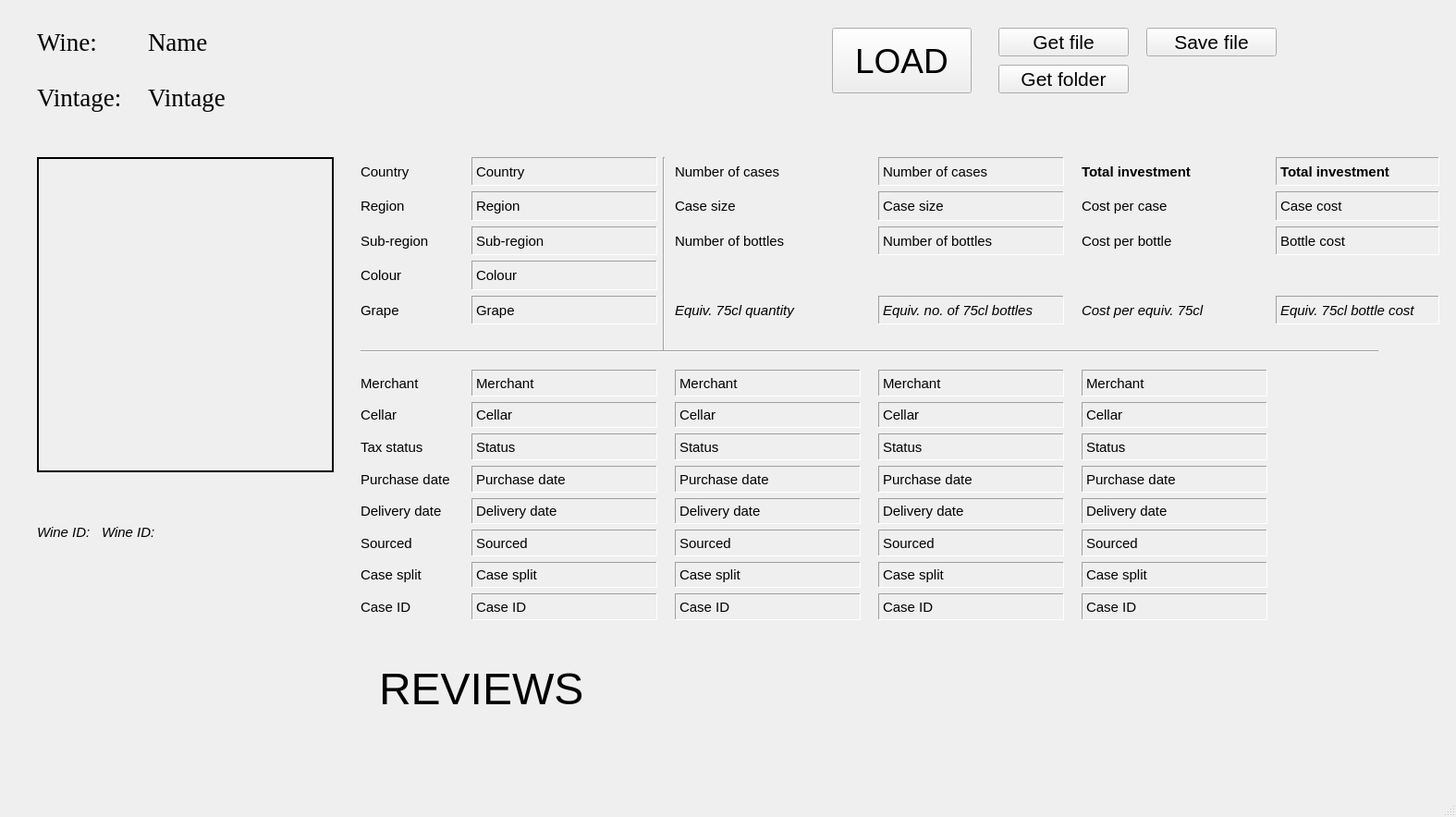
<?xml version="1.0" encoding="UTF-8"?>
<ui version="4.0">
 <class>MainWindow</class>
 <widget class="QMainWindow" name="MainWindow">
  <property name="geometry">
   <rect>
    <x>0</x>
    <y>0</y>
    <width>1575</width>
    <height>884</height>
   </rect>
  </property>
  <property name="windowTitle">
   <string>MainWindow</string>
  </property>
  <widget class="QWidget" name="centralwidget">
   <widget class="QLabel" name="label">
    <property name="geometry">
     <rect>
      <x>40</x>
      <y>20</y>
      <width>101</width>
      <height>51</height>
     </rect>
    </property>
    <property name="font">
     <font>
      <family>Georgia</family>
      <pointsize>20</pointsize>
     </font>
    </property>
    <property name="text">
     <string>Wine:</string>
    </property>
   </widget>
   <widget class="QWidget" name="verticalLayoutWidget">
    <property name="geometry">
     <rect>
      <x>390</x>
      <y>170</y>
      <width>111</width>
      <height>181</height>
     </rect>
    </property>
    <property name="font">
     <font>
      <pointsize>11</pointsize>
     </font>
    </property>
    <layout class="QVBoxLayout" name="verticalLayout">
     <item>
      <widget class="QLabel" name="label_3">
       <property name="font">
        <font>
         <family>Arial</family>
         <pointsize>11</pointsize>
        </font>
       </property>
       <property name="text">
        <string>Country</string>
       </property>
      </widget>
     </item>
     <item>
      <widget class="QLabel" name="label_4">
       <property name="font">
        <font>
         <family>Arial</family>
         <pointsize>11</pointsize>
        </font>
       </property>
       <property name="text">
        <string>Region</string>
       </property>
      </widget>
     </item>
     <item>
      <widget class="QLabel" name="label_5">
       <property name="font">
        <font>
         <family>Arial</family>
         <pointsize>11</pointsize>
        </font>
       </property>
       <property name="text">
        <string>Sub-region</string>
       </property>
      </widget>
     </item>
     <item>
      <widget class="QLabel" name="label_7">
       <property name="font">
        <font>
         <family>Arial</family>
         <pointsize>11</pointsize>
        </font>
       </property>
       <property name="text">
        <string>Colour</string>
       </property>
      </widget>
     </item>
     <item>
      <widget class="QLabel" name="label_2">
       <property name="font">
        <font>
         <family>Arial</family>
         <pointsize>11</pointsize>
        </font>
       </property>
       <property name="text">
        <string>Grape</string>
       </property>
      </widget>
     </item>
    </layout>
   </widget>
   <widget class="QLabel" name="label_10">
    <property name="geometry">
     <rect>
      <x>40</x>
      <y>80</y>
      <width>111</width>
      <height>51</height>
     </rect>
    </property>
    <property name="font">
     <font>
      <family>Georgia</family>
      <pointsize>20</pointsize>
     </font>
    </property>
    <property name="text">
     <string>Vintage:</string>
    </property>
   </widget>
   <widget class="QWidget" name="verticalLayoutWidget_2">
    <property name="geometry">
     <rect>
      <x>390</x>
      <y>400</y>
      <width>111</width>
      <height>271</height>
     </rect>
    </property>
    <property name="font">
     <font>
      <pointsize>11</pointsize>
     </font>
    </property>
    <layout class="QVBoxLayout" name="verticalLayout_2">
     <item>
      <widget class="QLabel" name="label_17">
       <property name="font">
        <font>
         <family>Arial</family>
         <pointsize>11</pointsize>
        </font>
       </property>
       <property name="text">
        <string>Merchant</string>
       </property>
      </widget>
     </item>
     <item>
      <widget class="QLabel" name="label_18">
       <property name="font">
        <font>
         <family>Arial</family>
         <pointsize>11</pointsize>
        </font>
       </property>
       <property name="frameShape">
        <enum>QFrame::NoFrame</enum>
       </property>
       <property name="frameShadow">
        <enum>QFrame::Plain</enum>
       </property>
       <property name="text">
        <string>Cellar</string>
       </property>
      </widget>
     </item>
     <item>
      <widget class="QLabel" name="label_19">
       <property name="font">
        <font>
         <family>Arial</family>
         <pointsize>11</pointsize>
        </font>
       </property>
       <property name="text">
        <string>Tax status</string>
       </property>
      </widget>
     </item>
     <item>
      <widget class="QLabel" name="label_15">
       <property name="font">
        <font>
         <family>Arial</family>
         <pointsize>11</pointsize>
        </font>
       </property>
       <property name="text">
        <string>Purchase date</string>
       </property>
      </widget>
     </item>
     <item>
      <widget class="QLabel" name="label_16">
       <property name="font">
        <font>
         <family>Arial</family>
         <pointsize>11</pointsize>
        </font>
       </property>
       <property name="text">
        <string>Delivery date</string>
       </property>
      </widget>
     </item>
     <item>
      <widget class="QLabel" name="label_14">
       <property name="font">
        <font>
         <family>Arial</family>
         <pointsize>11</pointsize>
        </font>
       </property>
       <property name="text">
        <string>Sourced</string>
       </property>
      </widget>
     </item>
     <item>
      <widget class="QLabel" name="label_13">
       <property name="font">
        <font>
         <family>Arial</family>
         <pointsize>11</pointsize>
        </font>
       </property>
       <property name="text">
        <string>Case split</string>
       </property>
      </widget>
     </item>
     <item>
      <widget class="QLabel" name="label_20">
       <property name="font">
        <font>
         <family>Arial</family>
         <pointsize>11</pointsize>
        </font>
       </property>
       <property name="text">
        <string>Case ID</string>
       </property>
      </widget>
     </item>
    </layout>
   </widget>
   <widget class="QWidget" name="verticalLayoutWidget_3">
    <property name="geometry">
     <rect>
      <x>510</x>
      <y>400</y>
      <width>201</width>
      <height>271</height>
     </rect>
    </property>
    <property name="font">
     <font>
      <pointsize>11</pointsize>
     </font>
    </property>
    <layout class="QVBoxLayout" name="verticalLayout_3">
     <item>
      <widget class="QLabel" name="merchantlabel">
       <property name="font">
        <font>
         <family>Arial</family>
         <pointsize>11</pointsize>
        </font>
       </property>
       <property name="frameShape">
        <enum>QFrame::Panel</enum>
       </property>
       <property name="frameShadow">
        <enum>QFrame::Sunken</enum>
       </property>
       <property name="text">
        <string>Merchant</string>
       </property>
      </widget>
     </item>
     <item>
      <widget class="QLabel" name="cellarlabel">
       <property name="font">
        <font>
         <family>Arial</family>
         <pointsize>11</pointsize>
        </font>
       </property>
       <property name="frameShape">
        <enum>QFrame::Panel</enum>
       </property>
       <property name="frameShadow">
        <enum>QFrame::Sunken</enum>
       </property>
       <property name="text">
        <string>Cellar</string>
       </property>
      </widget>
     </item>
     <item>
      <widget class="QLabel" name="statuslabel">
       <property name="font">
        <font>
         <family>Arial</family>
         <pointsize>11</pointsize>
        </font>
       </property>
       <property name="frameShape">
        <enum>QFrame::Panel</enum>
       </property>
       <property name="frameShadow">
        <enum>QFrame::Sunken</enum>
       </property>
       <property name="text">
        <string>Status</string>
       </property>
      </widget>
     </item>
     <item>
      <widget class="QLabel" name="merchantlabel_2">
       <property name="font">
        <font>
         <family>Arial</family>
         <pointsize>11</pointsize>
        </font>
       </property>
       <property name="frameShape">
        <enum>QFrame::Panel</enum>
       </property>
       <property name="frameShadow">
        <enum>QFrame::Sunken</enum>
       </property>
       <property name="text">
        <string>Purchase date</string>
       </property>
      </widget>
     </item>
     <item>
      <widget class="QLabel" name="statuslabel_2">
       <property name="font">
        <font>
         <family>Arial</family>
         <pointsize>11</pointsize>
        </font>
       </property>
       <property name="frameShape">
        <enum>QFrame::Panel</enum>
       </property>
       <property name="frameShadow">
        <enum>QFrame::Sunken</enum>
       </property>
       <property name="text">
        <string>Delivery date</string>
       </property>
      </widget>
     </item>
     <item>
      <widget class="QLabel" name="label_31">
       <property name="font">
        <font>
         <family>Arial</family>
         <pointsize>11</pointsize>
        </font>
       </property>
       <property name="frameShape">
        <enum>QFrame::Panel</enum>
       </property>
       <property name="frameShadow">
        <enum>QFrame::Sunken</enum>
       </property>
       <property name="text">
        <string>Sourced</string>
       </property>
      </widget>
     </item>
     <item>
      <widget class="QLabel" name="label_30">
       <property name="font">
        <font>
         <family>Arial</family>
         <pointsize>11</pointsize>
        </font>
       </property>
       <property name="frameShape">
        <enum>QFrame::Panel</enum>
       </property>
       <property name="frameShadow">
        <enum>QFrame::Sunken</enum>
       </property>
       <property name="text">
        <string>Case split</string>
       </property>
      </widget>
     </item>
     <item>
      <widget class="QLabel" name="cellarlabel_2">
       <property name="font">
        <font>
         <family>Arial</family>
         <pointsize>11</pointsize>
        </font>
       </property>
       <property name="frameShape">
        <enum>QFrame::Panel</enum>
       </property>
       <property name="frameShadow">
        <enum>QFrame::Sunken</enum>
       </property>
       <property name="text">
        <string>Case ID</string>
       </property>
      </widget>
     </item>
    </layout>
   </widget>
   <widget class="QWidget" name="verticalLayoutWidget_4">
    <property name="geometry">
     <rect>
      <x>510</x>
      <y>170</y>
      <width>201</width>
      <height>181</height>
     </rect>
    </property>
    <property name="font">
     <font>
      <pointsize>11</pointsize>
     </font>
    </property>
    <layout class="QVBoxLayout" name="verticalLayout_4">
     <item>
      <widget class="QLabel" name="countrylabel">
       <property name="font">
        <font>
         <family>Arial</family>
         <pointsize>11</pointsize>
        </font>
       </property>
       <property name="frameShape">
        <enum>QFrame::Panel</enum>
       </property>
       <property name="frameShadow">
        <enum>QFrame::Sunken</enum>
       </property>
       <property name="text">
        <string>Country</string>
       </property>
      </widget>
     </item>
     <item>
      <widget class="QLabel" name="regionlabel">
       <property name="font">
        <font>
         <family>Arial</family>
         <pointsize>11</pointsize>
        </font>
       </property>
       <property name="frameShape">
        <enum>QFrame::Panel</enum>
       </property>
       <property name="frameShadow">
        <enum>QFrame::Sunken</enum>
       </property>
       <property name="text">
        <string>Region</string>
       </property>
      </widget>
     </item>
     <item>
      <widget class="QLabel" name="subregionlabel">
       <property name="font">
        <font>
         <family>Arial</family>
         <pointsize>11</pointsize>
        </font>
       </property>
       <property name="frameShape">
        <enum>QFrame::Panel</enum>
       </property>
       <property name="frameShadow">
        <enum>QFrame::Sunken</enum>
       </property>
       <property name="text">
        <string>Sub-region</string>
       </property>
      </widget>
     </item>
     <item>
      <widget class="QLabel" name="colourlabel">
       <property name="font">
        <font>
         <family>Arial</family>
         <pointsize>11</pointsize>
        </font>
       </property>
       <property name="frameShape">
        <enum>QFrame::Panel</enum>
       </property>
       <property name="frameShadow">
        <enum>QFrame::Sunken</enum>
       </property>
       <property name="text">
        <string>Colour</string>
       </property>
      </widget>
     </item>
     <item>
      <widget class="QLabel" name="grapelabel">
       <property name="font">
        <font>
         <family>Arial</family>
         <pointsize>11</pointsize>
        </font>
       </property>
       <property name="frameShape">
        <enum>QFrame::Panel</enum>
       </property>
       <property name="frameShadow">
        <enum>QFrame::Sunken</enum>
       </property>
       <property name="text">
        <string>Grape</string>
       </property>
      </widget>
     </item>
    </layout>
   </widget>
   <widget class="QLabel" name="picture">
    <property name="geometry">
     <rect>
      <x>40</x>
      <y>170</y>
      <width>321</width>
      <height>341</height>
     </rect>
    </property>
    <property name="frameShape">
     <enum>QFrame::WinPanel</enum>
    </property>
    <property name="text">
     <string/>
    </property>
    <property name="alignment">
     <set>Qt::AlignCenter</set>
    </property>
   </widget>
   <widget class="QLabel" name="winenamelabel">
    <property name="geometry">
     <rect>
      <x>160</x>
      <y>20</y>
      <width>661</width>
      <height>51</height>
     </rect>
    </property>
    <property name="font">
     <font>
      <family>Georgia</family>
      <pointsize>20</pointsize>
     </font>
    </property>
    <property name="text">
     <string>Name</string>
    </property>
   </widget>
   <widget class="QLabel" name="vintagelabel">
    <property name="geometry">
     <rect>
      <x>160</x>
      <y>80</y>
      <width>191</width>
      <height>51</height>
     </rect>
    </property>
    <property name="font">
     <font>
      <family>Georgia</family>
      <pointsize>20</pointsize>
     </font>
    </property>
    <property name="text">
     <string>Vintage</string>
    </property>
   </widget>
   <widget class="QPushButton" name="loadbutton">
    <property name="geometry">
     <rect>
      <x>900</x>
      <y>30</y>
      <width>151</width>
      <height>71</height>
     </rect>
    </property>
    <property name="font">
     <font>
      <pointsize>28</pointsize>
     </font>
    </property>
    <property name="text">
     <string>LOAD</string>
    </property>
    <property name="flat">
     <bool>false</bool>
    </property>
   </widget>
   <widget class="QWidget" name="verticalLayoutWidget_5">
    <property name="geometry">
     <rect>
      <x>730</x>
      <y>170</y>
      <width>201</width>
      <height>181</height>
     </rect>
    </property>
    <layout class="QVBoxLayout" name="verticalLayout_5">
     <item>
      <widget class="QLabel" name="label_8">
       <property name="font">
        <font>
         <family>Arial</family>
         <pointsize>11</pointsize>
        </font>
       </property>
       <property name="text">
        <string>Number of cases</string>
       </property>
      </widget>
     </item>
     <item>
      <widget class="QLabel" name="label_6">
       <property name="font">
        <font>
         <family>Arial</family>
         <pointsize>11</pointsize>
        </font>
       </property>
       <property name="text">
        <string>Case size</string>
       </property>
      </widget>
     </item>
     <item>
      <widget class="QLabel" name="label_11">
       <property name="font">
        <font>
         <family>Arial</family>
         <pointsize>11</pointsize>
        </font>
       </property>
       <property name="text">
        <string>Number of bottles</string>
       </property>
      </widget>
     </item>
     <item>
      <widget class="QLabel" name="label_27">
       <property name="font">
        <font>
         <family>Arial</family>
         <pointsize>11</pointsize>
         <italic>true</italic>
        </font>
       </property>
       <property name="text">
        <string/>
       </property>
      </widget>
     </item>
     <item>
      <widget class="QLabel" name="label_21">
       <property name="font">
        <font>
         <family>Arial</family>
         <pointsize>11</pointsize>
         <italic>true</italic>
        </font>
       </property>
       <property name="text">
        <string>Equiv. 75cl quantity</string>
       </property>
      </widget>
     </item>
    </layout>
   </widget>
   <widget class="QLabel" name="label_9">
    <property name="geometry">
     <rect>
      <x>40</x>
      <y>560</y>
      <width>71</width>
      <height>31</height>
     </rect>
    </property>
    <property name="font">
     <font>
      <family>Arial</family>
      <pointsize>11</pointsize>
      <italic>true</italic>
     </font>
    </property>
    <property name="text">
     <string>Wine ID:</string>
    </property>
   </widget>
   <widget class="QPushButton" name="getfilebutton">
    <property name="geometry">
     <rect>
      <x>1080</x>
      <y>30</y>
      <width>141</width>
      <height>31</height>
     </rect>
    </property>
    <property name="font">
     <font>
      <pointsize>16</pointsize>
     </font>
    </property>
    <property name="text">
     <string>Get file</string>
    </property>
    <property name="flat">
     <bool>false</bool>
    </property>
   </widget>
   <widget class="QPushButton" name="getfolderbutton">
    <property name="geometry">
     <rect>
      <x>1080</x>
      <y>70</y>
      <width>141</width>
      <height>31</height>
     </rect>
    </property>
    <property name="font">
     <font>
      <pointsize>16</pointsize>
     </font>
    </property>
    <property name="text">
     <string>Get folder</string>
    </property>
    <property name="flat">
     <bool>false</bool>
    </property>
   </widget>
   <widget class="QPushButton" name="savefilebutton">
    <property name="geometry">
     <rect>
      <x>1240</x>
      <y>30</y>
      <width>141</width>
      <height>31</height>
     </rect>
    </property>
    <property name="font">
     <font>
      <pointsize>16</pointsize>
     </font>
    </property>
    <property name="text">
     <string>Save file</string>
    </property>
    <property name="flat">
     <bool>false</bool>
    </property>
   </widget>
   <widget class="QLabel" name="wineIDlabel">
    <property name="geometry">
     <rect>
      <x>110</x>
      <y>560</y>
      <width>151</width>
      <height>31</height>
     </rect>
    </property>
    <property name="font">
     <font>
      <family>Arial</family>
      <pointsize>11</pointsize>
      <italic>true</italic>
     </font>
    </property>
    <property name="text">
     <string>Wine ID:</string>
    </property>
   </widget>
   <widget class="QWidget" name="verticalLayoutWidget_8">
    <property name="geometry">
     <rect>
      <x>950</x>
      <y>170</y>
      <width>201</width>
      <height>181</height>
     </rect>
    </property>
    <layout class="QVBoxLayout" name="verticalLayout_8">
     <item>
      <widget class="QLabel" name="caseqtylabel">
       <property name="font">
        <font>
         <family>Arial</family>
         <pointsize>11</pointsize>
        </font>
       </property>
       <property name="frameShape">
        <enum>QFrame::Panel</enum>
       </property>
       <property name="frameShadow">
        <enum>QFrame::Sunken</enum>
       </property>
       <property name="text">
        <string>Number of cases</string>
       </property>
      </widget>
     </item>
     <item>
      <widget class="QLabel" name="casesizelabel">
       <property name="font">
        <font>
         <family>Arial</family>
         <pointsize>11</pointsize>
        </font>
       </property>
       <property name="frameShape">
        <enum>QFrame::Panel</enum>
       </property>
       <property name="frameShadow">
        <enum>QFrame::Sunken</enum>
       </property>
       <property name="text">
        <string>Case size</string>
       </property>
      </widget>
     </item>
     <item>
      <widget class="QLabel" name="bottleqtylabel">
       <property name="font">
        <font>
         <family>Arial</family>
         <pointsize>11</pointsize>
        </font>
       </property>
       <property name="frameShape">
        <enum>QFrame::Panel</enum>
       </property>
       <property name="frameShadow">
        <enum>QFrame::Sunken</enum>
       </property>
       <property name="text">
        <string>Number of bottles</string>
       </property>
      </widget>
     </item>
     <item>
      <widget class="QLabel" name="equiv75cl">
       <property name="font">
        <font>
         <family>Arial</family>
         <pointsize>11</pointsize>
        </font>
       </property>
       <property name="text">
        <string/>
       </property>
      </widget>
     </item>
     <item>
      <widget class="QLabel" name="equiv75clbottleqtylabel">
       <property name="font">
        <font>
         <family>Arial</family>
         <pointsize>11</pointsize>
         <italic>true</italic>
        </font>
       </property>
       <property name="frameShape">
        <enum>QFrame::Panel</enum>
       </property>
       <property name="frameShadow">
        <enum>QFrame::Sunken</enum>
       </property>
       <property name="text">
        <string>Equiv. no. of 75cl bottles</string>
       </property>
      </widget>
     </item>
    </layout>
   </widget>
   <widget class="QLabel" name="label_23">
    <property name="geometry">
     <rect>
      <x>410</x>
      <y>710</y>
      <width>251</width>
      <height>71</height>
     </rect>
    </property>
    <property name="font">
     <font>
      <pointsize>36</pointsize>
     </font>
    </property>
    <property name="text">
     <string>REVIEWS</string>
    </property>
   </widget>
   <widget class="Line" name="line">
    <property name="geometry">
     <rect>
      <x>710</x>
      <y>170</y>
      <width>16</width>
      <height>211</height>
     </rect>
    </property>
    <property name="orientation">
     <enum>Qt::Vertical</enum>
    </property>
   </widget>
   <widget class="Line" name="line_2">
    <property name="geometry">
     <rect>
      <x>390</x>
      <y>370</y>
      <width>1101</width>
      <height>20</height>
     </rect>
    </property>
    <property name="orientation">
     <enum>Qt::Horizontal</enum>
    </property>
   </widget>
   <widget class="QWidget" name="verticalLayoutWidget_13">
    <property name="geometry">
     <rect>
      <x>1380</x>
      <y>170</y>
      <width>177</width>
      <height>181</height>
     </rect>
    </property>
    <layout class="QVBoxLayout" name="verticalLayout_13">
     <item>
      <widget class="QLabel" name="caseqtylabel_2">
       <property name="font">
        <font>
         <family>Arial</family>
         <pointsize>11</pointsize>
         <weight>75</weight>
         <bold>true</bold>
        </font>
       </property>
       <property name="frameShape">
        <enum>QFrame::Panel</enum>
       </property>
       <property name="frameShadow">
        <enum>QFrame::Sunken</enum>
       </property>
       <property name="text">
        <string>Total investment</string>
       </property>
      </widget>
     </item>
     <item>
      <widget class="QLabel" name="casecostlabel">
       <property name="font">
        <font>
         <family>Arial</family>
         <pointsize>11</pointsize>
        </font>
       </property>
       <property name="frameShape">
        <enum>QFrame::Panel</enum>
       </property>
       <property name="frameShadow">
        <enum>QFrame::Sunken</enum>
       </property>
       <property name="text">
        <string>Case cost</string>
       </property>
      </widget>
     </item>
     <item>
      <widget class="QLabel" name="bottlecostlabel">
       <property name="font">
        <font>
         <family>Arial</family>
         <pointsize>11</pointsize>
        </font>
       </property>
       <property name="frameShape">
        <enum>QFrame::Panel</enum>
       </property>
       <property name="frameShadow">
        <enum>QFrame::Sunken</enum>
       </property>
       <property name="text">
        <string>Bottle cost</string>
       </property>
      </widget>
     </item>
     <item>
      <widget class="QLabel" name="equiv75cl_2">
       <property name="font">
        <font>
         <family>Arial</family>
         <pointsize>11</pointsize>
        </font>
       </property>
       <property name="text">
        <string/>
       </property>
      </widget>
     </item>
     <item>
      <widget class="QLabel" name="equiv75clbottlecostlabel">
       <property name="font">
        <font>
         <family>Arial</family>
         <pointsize>11</pointsize>
         <italic>true</italic>
        </font>
       </property>
       <property name="frameShape">
        <enum>QFrame::Panel</enum>
       </property>
       <property name="frameShadow">
        <enum>QFrame::Sunken</enum>
       </property>
       <property name="text">
        <string>Equiv. 75cl bottle cost</string>
       </property>
      </widget>
     </item>
    </layout>
   </widget>
   <widget class="QWidget" name="verticalLayoutWidget_14">
    <property name="geometry">
     <rect>
      <x>1170</x>
      <y>170</y>
      <width>201</width>
      <height>181</height>
     </rect>
    </property>
    <layout class="QVBoxLayout" name="verticalLayout_14">
     <item>
      <widget class="QLabel" name="label_12">
       <property name="font">
        <font>
         <family>Arial</family>
         <pointsize>11</pointsize>
         <weight>75</weight>
         <bold>true</bold>
        </font>
       </property>
       <property name="text">
        <string>Total investment</string>
       </property>
      </widget>
     </item>
     <item>
      <widget class="QLabel" name="label_36">
       <property name="font">
        <font>
         <family>Arial</family>
         <pointsize>11</pointsize>
        </font>
       </property>
       <property name="text">
        <string>Cost per case</string>
       </property>
      </widget>
     </item>
     <item>
      <widget class="QLabel" name="label_37">
       <property name="font">
        <font>
         <family>Arial</family>
         <pointsize>11</pointsize>
        </font>
       </property>
       <property name="text">
        <string>Cost per bottle</string>
       </property>
      </widget>
     </item>
     <item>
      <widget class="QLabel" name="label_38">
       <property name="font">
        <font>
         <family>Arial</family>
         <pointsize>11</pointsize>
         <italic>true</italic>
        </font>
       </property>
       <property name="text">
        <string/>
       </property>
      </widget>
     </item>
     <item>
      <widget class="QLabel" name="label_39">
       <property name="font">
        <font>
         <family>Arial</family>
         <pointsize>11</pointsize>
         <italic>true</italic>
        </font>
       </property>
       <property name="text">
        <string>Cost per equiv. 75cl</string>
       </property>
      </widget>
     </item>
    </layout>
   </widget>
   <widget class="QWidget" name="verticalLayoutWidget_6">
    <property name="geometry">
     <rect>
      <x>730</x>
      <y>400</y>
      <width>201</width>
      <height>271</height>
     </rect>
    </property>
    <property name="font">
     <font>
      <pointsize>11</pointsize>
     </font>
    </property>
    <layout class="QVBoxLayout" name="verticalLayout_6">
     <item>
      <widget class="QLabel" name="merchantlabel_3">
       <property name="font">
        <font>
         <family>Arial</family>
         <pointsize>11</pointsize>
        </font>
       </property>
       <property name="frameShape">
        <enum>QFrame::Panel</enum>
       </property>
       <property name="frameShadow">
        <enum>QFrame::Sunken</enum>
       </property>
       <property name="text">
        <string>Merchant</string>
       </property>
      </widget>
     </item>
     <item>
      <widget class="QLabel" name="cellarlabel_3">
       <property name="font">
        <font>
         <family>Arial</family>
         <pointsize>11</pointsize>
        </font>
       </property>
       <property name="frameShape">
        <enum>QFrame::Panel</enum>
       </property>
       <property name="frameShadow">
        <enum>QFrame::Sunken</enum>
       </property>
       <property name="text">
        <string>Cellar</string>
       </property>
      </widget>
     </item>
     <item>
      <widget class="QLabel" name="statuslabel_3">
       <property name="font">
        <font>
         <family>Arial</family>
         <pointsize>11</pointsize>
        </font>
       </property>
       <property name="frameShape">
        <enum>QFrame::Panel</enum>
       </property>
       <property name="frameShadow">
        <enum>QFrame::Sunken</enum>
       </property>
       <property name="text">
        <string>Status</string>
       </property>
      </widget>
     </item>
     <item>
      <widget class="QLabel" name="merchantlabel_4">
       <property name="font">
        <font>
         <family>Arial</family>
         <pointsize>11</pointsize>
        </font>
       </property>
       <property name="frameShape">
        <enum>QFrame::Panel</enum>
       </property>
       <property name="frameShadow">
        <enum>QFrame::Sunken</enum>
       </property>
       <property name="text">
        <string>Purchase date</string>
       </property>
      </widget>
     </item>
     <item>
      <widget class="QLabel" name="statuslabel_4">
       <property name="font">
        <font>
         <family>Arial</family>
         <pointsize>11</pointsize>
        </font>
       </property>
       <property name="frameShape">
        <enum>QFrame::Panel</enum>
       </property>
       <property name="frameShadow">
        <enum>QFrame::Sunken</enum>
       </property>
       <property name="text">
        <string>Delivery date</string>
       </property>
      </widget>
     </item>
     <item>
      <widget class="QLabel" name="label_32">
       <property name="font">
        <font>
         <family>Arial</family>
         <pointsize>11</pointsize>
        </font>
       </property>
       <property name="frameShape">
        <enum>QFrame::Panel</enum>
       </property>
       <property name="frameShadow">
        <enum>QFrame::Sunken</enum>
       </property>
       <property name="text">
        <string>Sourced</string>
       </property>
      </widget>
     </item>
     <item>
      <widget class="QLabel" name="label_33">
       <property name="font">
        <font>
         <family>Arial</family>
         <pointsize>11</pointsize>
        </font>
       </property>
       <property name="frameShape">
        <enum>QFrame::Panel</enum>
       </property>
       <property name="frameShadow">
        <enum>QFrame::Sunken</enum>
       </property>
       <property name="text">
        <string>Case split</string>
       </property>
      </widget>
     </item>
     <item>
      <widget class="QLabel" name="cellarlabel_4">
       <property name="font">
        <font>
         <family>Arial</family>
         <pointsize>11</pointsize>
        </font>
       </property>
       <property name="frameShape">
        <enum>QFrame::Panel</enum>
       </property>
       <property name="frameShadow">
        <enum>QFrame::Sunken</enum>
       </property>
       <property name="text">
        <string>Case ID</string>
       </property>
      </widget>
     </item>
    </layout>
   </widget>
   <widget class="QWidget" name="verticalLayoutWidget_7">
    <property name="geometry">
     <rect>
      <x>950</x>
      <y>400</y>
      <width>201</width>
      <height>271</height>
     </rect>
    </property>
    <property name="font">
     <font>
      <pointsize>11</pointsize>
     </font>
    </property>
    <layout class="QVBoxLayout" name="verticalLayout_7">
     <item>
      <widget class="QLabel" name="merchantlabel_5">
       <property name="font">
        <font>
         <family>Arial</family>
         <pointsize>11</pointsize>
        </font>
       </property>
       <property name="frameShape">
        <enum>QFrame::Panel</enum>
       </property>
       <property name="frameShadow">
        <enum>QFrame::Sunken</enum>
       </property>
       <property name="text">
        <string>Merchant</string>
       </property>
      </widget>
     </item>
     <item>
      <widget class="QLabel" name="cellarlabel_5">
       <property name="font">
        <font>
         <family>Arial</family>
         <pointsize>11</pointsize>
        </font>
       </property>
       <property name="frameShape">
        <enum>QFrame::Panel</enum>
       </property>
       <property name="frameShadow">
        <enum>QFrame::Sunken</enum>
       </property>
       <property name="text">
        <string>Cellar</string>
       </property>
      </widget>
     </item>
     <item>
      <widget class="QLabel" name="statuslabel_5">
       <property name="font">
        <font>
         <family>Arial</family>
         <pointsize>11</pointsize>
        </font>
       </property>
       <property name="frameShape">
        <enum>QFrame::Panel</enum>
       </property>
       <property name="frameShadow">
        <enum>QFrame::Sunken</enum>
       </property>
       <property name="text">
        <string>Status</string>
       </property>
      </widget>
     </item>
     <item>
      <widget class="QLabel" name="merchantlabel_6">
       <property name="font">
        <font>
         <family>Arial</family>
         <pointsize>11</pointsize>
        </font>
       </property>
       <property name="frameShape">
        <enum>QFrame::Panel</enum>
       </property>
       <property name="frameShadow">
        <enum>QFrame::Sunken</enum>
       </property>
       <property name="text">
        <string>Purchase date</string>
       </property>
      </widget>
     </item>
     <item>
      <widget class="QLabel" name="statuslabel_6">
       <property name="font">
        <font>
         <family>Arial</family>
         <pointsize>11</pointsize>
        </font>
       </property>
       <property name="frameShape">
        <enum>QFrame::Panel</enum>
       </property>
       <property name="frameShadow">
        <enum>QFrame::Sunken</enum>
       </property>
       <property name="text">
        <string>Delivery date</string>
       </property>
      </widget>
     </item>
     <item>
      <widget class="QLabel" name="label_34">
       <property name="font">
        <font>
         <family>Arial</family>
         <pointsize>11</pointsize>
        </font>
       </property>
       <property name="frameShape">
        <enum>QFrame::Panel</enum>
       </property>
       <property name="frameShadow">
        <enum>QFrame::Sunken</enum>
       </property>
       <property name="text">
        <string>Sourced</string>
       </property>
      </widget>
     </item>
     <item>
      <widget class="QLabel" name="label_35">
       <property name="font">
        <font>
         <family>Arial</family>
         <pointsize>11</pointsize>
        </font>
       </property>
       <property name="frameShape">
        <enum>QFrame::Panel</enum>
       </property>
       <property name="frameShadow">
        <enum>QFrame::Sunken</enum>
       </property>
       <property name="text">
        <string>Case split</string>
       </property>
      </widget>
     </item>
     <item>
      <widget class="QLabel" name="cellarlabel_6">
       <property name="font">
        <font>
         <family>Arial</family>
         <pointsize>11</pointsize>
        </font>
       </property>
       <property name="frameShape">
        <enum>QFrame::Panel</enum>
       </property>
       <property name="frameShadow">
        <enum>QFrame::Sunken</enum>
       </property>
       <property name="text">
        <string>Case ID</string>
       </property>
      </widget>
     </item>
    </layout>
   </widget>
   <widget class="QWidget" name="verticalLayoutWidget_9">
    <property name="geometry">
     <rect>
      <x>1170</x>
      <y>400</y>
      <width>201</width>
      <height>271</height>
     </rect>
    </property>
    <property name="font">
     <font>
      <pointsize>11</pointsize>
     </font>
    </property>
    <layout class="QVBoxLayout" name="verticalLayout_9">
     <item>
      <widget class="QLabel" name="merchantlabel_7">
       <property name="font">
        <font>
         <family>Arial</family>
         <pointsize>11</pointsize>
        </font>
       </property>
       <property name="frameShape">
        <enum>QFrame::Panel</enum>
       </property>
       <property name="frameShadow">
        <enum>QFrame::Sunken</enum>
       </property>
       <property name="text">
        <string>Merchant</string>
       </property>
      </widget>
     </item>
     <item>
      <widget class="QLabel" name="cellarlabel_7">
       <property name="font">
        <font>
         <family>Arial</family>
         <pointsize>11</pointsize>
        </font>
       </property>
       <property name="frameShape">
        <enum>QFrame::Panel</enum>
       </property>
       <property name="frameShadow">
        <enum>QFrame::Sunken</enum>
       </property>
       <property name="text">
        <string>Cellar</string>
       </property>
      </widget>
     </item>
     <item>
      <widget class="QLabel" name="statuslabel_7">
       <property name="font">
        <font>
         <family>Arial</family>
         <pointsize>11</pointsize>
        </font>
       </property>
       <property name="frameShape">
        <enum>QFrame::Panel</enum>
       </property>
       <property name="frameShadow">
        <enum>QFrame::Sunken</enum>
       </property>
       <property name="text">
        <string>Status</string>
       </property>
      </widget>
     </item>
     <item>
      <widget class="QLabel" name="merchantlabel_8">
       <property name="font">
        <font>
         <family>Arial</family>
         <pointsize>11</pointsize>
        </font>
       </property>
       <property name="frameShape">
        <enum>QFrame::Panel</enum>
       </property>
       <property name="frameShadow">
        <enum>QFrame::Sunken</enum>
       </property>
       <property name="text">
        <string>Purchase date</string>
       </property>
      </widget>
     </item>
     <item>
      <widget class="QLabel" name="statuslabel_8">
       <property name="font">
        <font>
         <family>Arial</family>
         <pointsize>11</pointsize>
        </font>
       </property>
       <property name="frameShape">
        <enum>QFrame::Panel</enum>
       </property>
       <property name="frameShadow">
        <enum>QFrame::Sunken</enum>
       </property>
       <property name="text">
        <string>Delivery date</string>
       </property>
      </widget>
     </item>
     <item>
      <widget class="QLabel" name="label_40">
       <property name="font">
        <font>
         <family>Arial</family>
         <pointsize>11</pointsize>
        </font>
       </property>
       <property name="frameShape">
        <enum>QFrame::Panel</enum>
       </property>
       <property name="frameShadow">
        <enum>QFrame::Sunken</enum>
       </property>
       <property name="text">
        <string>Sourced</string>
       </property>
      </widget>
     </item>
     <item>
      <widget class="QLabel" name="label_41">
       <property name="font">
        <font>
         <family>Arial</family>
         <pointsize>11</pointsize>
        </font>
       </property>
       <property name="frameShape">
        <enum>QFrame::Panel</enum>
       </property>
       <property name="frameShadow">
        <enum>QFrame::Sunken</enum>
       </property>
       <property name="text">
        <string>Case split</string>
       </property>
      </widget>
     </item>
     <item>
      <widget class="QLabel" name="cellarlabel_8">
       <property name="font">
        <font>
         <family>Arial</family>
         <pointsize>11</pointsize>
        </font>
       </property>
       <property name="frameShape">
        <enum>QFrame::Panel</enum>
       </property>
       <property name="frameShadow">
        <enum>QFrame::Sunken</enum>
       </property>
       <property name="text">
        <string>Case ID</string>
       </property>
      </widget>
     </item>
    </layout>
   </widget>
  </widget>
  <widget class="QMenuBar" name="menubar">
   <property name="geometry">
    <rect>
     <x>0</x>
     <y>0</y>
     <width>1575</width>
     <height>21</height>
    </rect>
   </property>
  </widget>
  <widget class="QStatusBar" name="statusbar"/>
 </widget>
 <resources/>
 <connections/>
</ui>
